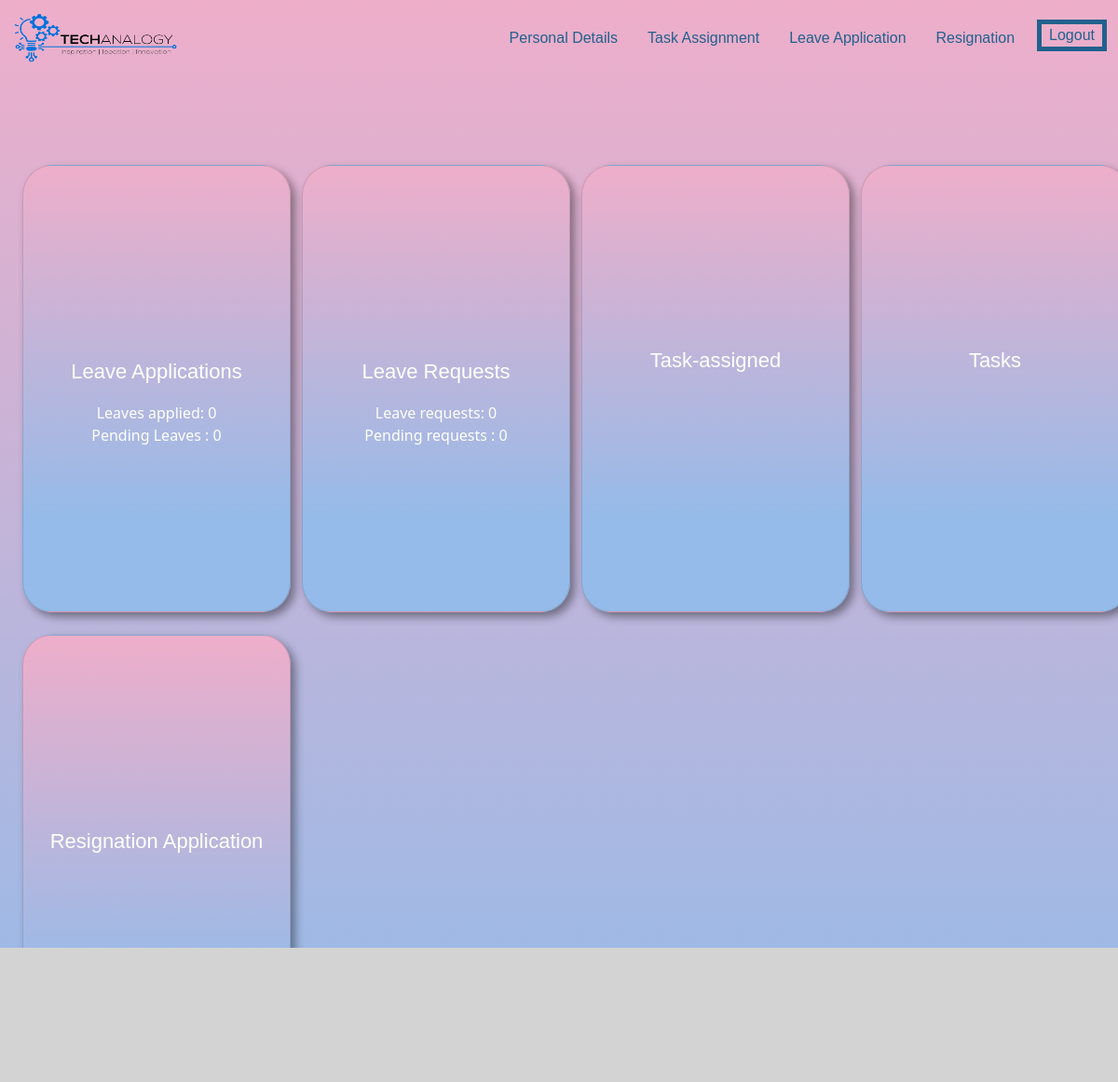
The app's page /dashboard/ (signed in) with its own data.
### Employee/models.py (models this page shows, shortened)
class Employee(models.Model):
    user = models.OneToOneField(User, on_delete=models.CASCADE)
    title = models.CharField(choices=Title, max_length=3, null=False, blank=False)
    gender = models.CharField(choices=Gender, max_length=6, null=False, blank=False)
    firstname = models.CharField('Firstname', max_length=125, null=False, blank=False)
    lastname = models.CharField('Lastname', max_length=125, null=False, blank=False)
    image = models.ImageField(default='default.jpg', upload_to='profile_pics')
    department = models.ManyToManyField(Department, verbose_name='Department')
    role = models.ManyToManyField(Role, verbose_name='Role')
    phoneNumberRegex = RegexValidator(regex = r"^\+?1?\d{8,15}$")
    phoneNumber = models.CharField(validators = [phoneNumberRegex], max_length = 16, unique = True, default='0123456789')
    email = models.EmailField(max_length=124, default='abc@gmail.com')
    startdate = models.DateField('Employment Date', help_text='date of employment', blank=False, null=True)
    employeetype = models.CharField(choices=Employment_Type, max_length=15, blank=False, null=True)
    employeeid = models.CharField('Employee ID Number', max_length=10, null=True, blank=True)
    created = models.DateTimeField(verbose_name='Created', auto_now_add=True, null=True)
    updated = models.DateTimeField(verbose_name='Updated', auto_now=True, null=True)
    def get_role(self):
        r=''
        for role in self.role.all():
            r=r+role.role_name
        return r
    def get_department(self):
        r=''
        for department in self.department.all():
            r=r+department.department_name
        return r

### Dashboard/views.py (the view)
# urls.py: path('dashboard/', include('Dashboard.urls')),
@login_required
def Dashboard(request):
    employees = Employee.objects.all()
    resignations=Resignation.objects.all()
    pending_resignations=resignations.filter(status='Pending')
    leaves = leave.objects.all()
    pending_leaves = leaves.filter(status="Pending")
    user_leaves=leaves.filter(user=request.user)
    user_pending_leaves=user_leaves.filter(status="Pending")
    dep_leaves = leaves.filter(department=request.user.employee.get_department())
    dep_leaves = dep_leaves.filter(~Q(user=request.user))
    dep_pending_leaves=dep_leaves.filter(status="Pending")
    context = {
        'employees': employees,
        'user_pending_leaves':user_pending_leaves.count(),
        'user_leaves': user_leaves.count(),
        'leaves': leaves.count(),
        'pending_leaves': pending_leaves.count(),
        'dom_leaves': dep_leaves.count(),
        'dom_pending_leaves': dep_pending_leaves.count(),
        'resignations': resignations.count(),
        'pending_resignations': pending_resignations.count()
    }
    return render(request, 'Dashboard/Dashboard.html', context)

### templates/Dashboard/Dashboard.html (shortened to what this page needs)
{%  extends "Dashboard/Navbar.html" %}
{% block Style %}
    <link rel="stylesheet" type="text/css" href="/static/Css/Dashboard.css">
{% endblock %}
{% block content %}
{% for i in employees %}
{% if i.user == user %}
<body>
{% if i.get_role == "DomainHead" %}
<div class="row row-cols-1 row-cols-lg-4 g-3 g-lg-4" >
  <div class="col">
    <div class="card text-center">
      <div class="card-body">
        <a href="{% url 'leave_status' %}" class="btn btn-primary stretched-link"></a>
                <p class="card-text">Leave Applications
                </p>
                <p class="card-text1">Leaves applied: {{user_leaves}}
                <br> Pending Leaves : {{user_pending_leaves}}</p>
      </div>
    </div>
  </div>
  <div class="col">
    <div class="card text-center ">
      <div class="card-body">
      <a href="{% url 'leave_request' %}" class="btn btn-primary stretched-link"></a>
        <p class="card-text">Leave Requests</p>
         <p class="card-text1">Leave requests: {{dom_leaves}}
                <br> Pending requests : {{dom_pending_leaves}}</p>
      </div>
    </div>
  </div>
  <div class="col">
    <div class="card text-center">
      <div class="card-body ">
        <p class="card-text">Task-assigned</p>
      </div>
    </div>
  </div>
    <div class="col">
    <div class="card text-center">
      <div class="card-body ">
        <p class="card-text">Tasks</p>
      </div>
    </div>
  </div>
   <div class="col">
    <div class="card text-center">
      <div class="card-body">
        <a href="{% url 'Resignation_status' %}" class="btn btn-primary stretched-link"></a>
          <p class="card-text">Resignation Application</p>
      </div>
    </div>
  </div>
</div>
{% endif %}
</body>
{% endif %}
{% endfor %}
{% endblock content %}

### static/Css/Dashboard.css (style rules this page uses)
body { background-color: #d3d3d3; background-image: linear-gradient( #eeaeca, #94bbe9); }
.card-body a { background-color: transparent !important; border:0px; }
.card-text { color:white; margin-top:8em; font-weight: 500; font-family: Helvetica;font-size: 22px; }
.card-text1 { color:white; }
.row { padding-left:2%; }

### records on screen
Employee: user_leaves "0", user_pending_leaves "0", dom_leaves "0", dom_pending_leaves "0"
